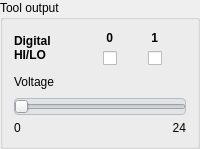
               <widget class="QGroupBox" name="groupToolOut">
                <property name="sizePolicy">
                 <sizepolicy hsizetype="Fixed" vsizetype="Fixed">
                  <horstretch>0</horstretch>
                  <verstretch>0</verstretch>
                 </sizepolicy>
                </property>
                <property name="minimumSize">
                 <size>
                  <width>150</width>
                  <height>0</height>
                 </size>
                </property>
                <property name="title">
                 <string>Tool output</string>
                </property>
                <layout class="QVBoxLayout" name="verticalLayout_16">
                 <item>
                  <layout class="QHBoxLayout" name="horizontalLayout_17">
                   <item>
                    <widget class="QLabel" name="label_48">
                     <property name="font">
                      <font>
                       <pointsize>9</pointsize>
                       <weight>75</weight>
                       <bold>true</bold>
                      </font>
                     </property>
                     <property name="text">
                      <string>Digital&lt;br&gt; HI/LO</string>
                     </property>
                    </widget>
                   </item>
                   <item>
                    <layout class="QGridLayout" name="gridLayout_16">
                     <item row="0" column="0">
                      <widget class="QLabel" name="label_49">
                       <property name="font">
                        <font>
                         <weight>75</weight>
                         <bold>true</bold>
                        </font>
                       </property>
                       <property name="text">
                        <string> 0</string>
                       </property>
                      </widget>
                     </item>
                     <item row="0" column="1">
                      <widget class="QLabel" name="label_50">
                       <property name="font">
                        <font>
                         <weight>75</weight>
                         <bold>true</bold>
                        </font>
                       </property>
                       <property name="text">
                        <string> 1</string>
                       </property>
                      </widget>
                     </item>
                     <item row="1" column="0">
                      <widget class="QCheckBox" name="checkToolOut0">
                       <property name="text">
                        <string/>
                       </property>
                      </widget>
                     </item>
                     <item row="1" column="1">
                      <widget class="QCheckBox" name="checkToolOut1">
                       <property name="text">
                        <string/>
                       </property>
                      </widget>
                     </item>
                    </layout>
                   </item>
                  </layout>
                 </item>
                 <item>
                  <layout class="QGridLayout" name="gridLayout_17">
                   <item row="2" column="0">
                    <widget class="QLabel" name="label_52">
                     <property name="sizePolicy">
                      <sizepolicy hsizetype="Preferred" vsizetype="Fixed">
                       <horstretch>0</horstretch>
                       <verstretch>0</verstretch>
                      </sizepolicy>
                     </property>
                     <property name="styleSheet">
                      <string notr="true"/>
                     </property>
                     <property name="text">
                      <string>0</string>
                     </property>
                    </widget>
                   </item>
                   <item row="2" column="1">
                    <widget class="QLabel" name="label_53">
                     <property name="sizePolicy">
                      <sizepolicy hsizetype="Preferred" vsizetype="Fixed">
                       <horstretch>0</horstretch>
                       <verstretch>0</verstretch>
                      </sizepolicy>
                     </property>
                     <property name="styleSheet">
                      <string notr="true"/>
                     </property>
                     <property name="locale">
                      <locale language="English" country="UnitedStates"/>
                     </property>
                     <property name="text">
                      <string>24</string>
                     </property>
                     <property name="textFormat">
                      <enum>Qt::AutoText</enum>
                     </property>
                     <property name="scaledContents">
                      <bool>false</bool>
                     </property>
                     <property name="alignment">
                      <set>Qt::AlignRight|Qt::AlignTrailing|Qt::AlignVCenter</set>
                     </property>
                    </widget>
                   </item>
                   <item row="1" column="0" colspan="2">
                    <widget class="QSlider" name="horizontalSlider_3">
                     <property name="sizePolicy">
                      <sizepolicy hsizetype="Expanding" vsizetype="Fixed">
                       <horstretch>0</horstretch>
                       <verstretch>0</verstretch>
                      </sizepolicy>
                     </property>
                     <property name="minimumSize">
                      <size>
                       <width>0</width>
                       <height>17</height>
                      </size>
                     </property>
                     <property name="maximumSize">
                      <size>
                       <width>16777215</width>
                       <height>17</height>
                      </size>
                     </property>
                     <property name="styleSheet">
                      <string notr="true">background-color:#e0e4e7;
border-radius: 4px;
border: 1px solid #b8bcc7;</string>
                     </property>
                     <property name="orientation">
                      <enum>Qt::Horizontal</enum>
                     </property>
                    </widget>
                   </item>
                   <item row="0" column="0" colspan="2">
                    <widget class="QLabel" name="label_51">
                     <property name="minimumSize">
                      <size>
                       <width>0</width>
                       <height>20</height>
                      </size>
                     </property>
                     <property name="text">
                      <string>Voltage</string>
                     </property>
                    </widget>
                   </item>
                  </layout>
                 </item>
                </layout>
               </widget>
